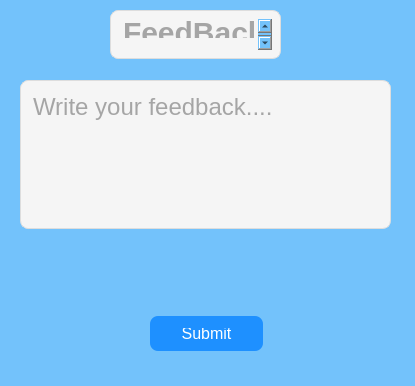
<?xml version="1.0" encoding="UTF-8"?>
<ui version="4.0">
 <class>FeedbackDialog</class>
 <widget class="QDialog" name="FeedbackDialog">
  <property name="geometry">
   <rect>
    <x>0</x>
    <y>0</y>
    <width>415</width>
    <height>386</height>
   </rect>
  </property>
  <property name="windowTitle">
   <string>Dialog</string>
  </property>
  <property name="styleSheet">
   <string notr="true">/* 1) Global window background (light-gray gradient) */


QWidget {
    background-color: #73C2FB;; /* Ice Blue*/
}
/* 3) Title label */
QTextEdit{
    color: #FFFFFF;
    font-size: 18px;
    font-weight: 60;
    margin-bottom: 12px;
}

/* 4) Feedback text area */
QTextEdit {
    background-color: #f5f5f5;
    border: 1px solid #dddddd;
    border-radius: 8px;
    padding: 8px;
    color: #555555;
    font-size: 24px;
}
QTextEdit#FeedbackText:focus {
    border: 1px solid #66afe9;
}

/* 5) Star buttons (if you switch to Unicode ★/☆) */
QToolButton#StarButton {
    background: none;
    border: none;
    font-size: 32px;
    color: #cccccc;
    margin: 0 4px;
}
QToolButton#StarButton:hover,
QToolButton#StarButton[checked=&quot;true&quot;] {
    color: #FFD700;   /* gold */
}

/* 6) Submit button */
QPushButton#SubmitButton {
    background-color: #1e90ff;
    color: white;
    border: none;
    border-radius: 8px;
    padding: 12px;
    font-size: 16px;
    margin-top: 16px;
}
QPushButton#SubmitButton:hover {
    background-color: #1c86ee;
}
QPushButton#SubmitButton:pressed {
    background-color: #1874cd;
}
</string>
  </property>
  <widget class="QTextEdit" name="feedback">
   <property name="geometry">
    <rect>
     <x>110</x>
     <y>10</y>
     <width>171</width>
     <height>61</height>
    </rect>
   </property>
   <property name="font">
    <font>
     <pointsize>-1</pointsize>
     <weight>75</weight>
     <bold>true</bold>
    </font>
   </property>
   <property name="styleSheet">
    <string notr="true">QTextEdit
 {
    color: #FFFFF;
    font-size: 30px;
    font-weight: bold;
}</string>
   </property>
   <property name="tabChangesFocus">
    <bool>true</bool>
   </property>
   <property name="documentTitle">
    <string>Feedback</string>
   </property>
   <property name="acceptRichText">
    <bool>true</bool>
   </property>
   <property name="placeholderText">
    <string>FeedBack</string>
   </property>
  </widget>
  <widget class="QTextEdit" name="textEdit">
   <property name="geometry">
    <rect>
     <x>20</x>
     <y>80</y>
     <width>371</width>
     <height>161</height>
    </rect>
   </property>
   <property name="font">
    <font>
     <pointsize>-1</pointsize>
     <weight>7</weight>
     <bold>false</bold>
    </font>
   </property>
   <property name="placeholderText">
    <string>Write your feedback....</string>
   </property>
  </widget>
  <widget class="QPushButton" name="SubmitButton">
   <property name="geometry">
    <rect>
     <x>150</x>
     <y>300</y>
     <width>113</width>
     <height>51</height>
    </rect>
   </property>
   <property name="text">
    <string>Submit</string>
   </property>
  </widget>
 </widget>
 <resources/>
 <connections/>
</ui>
